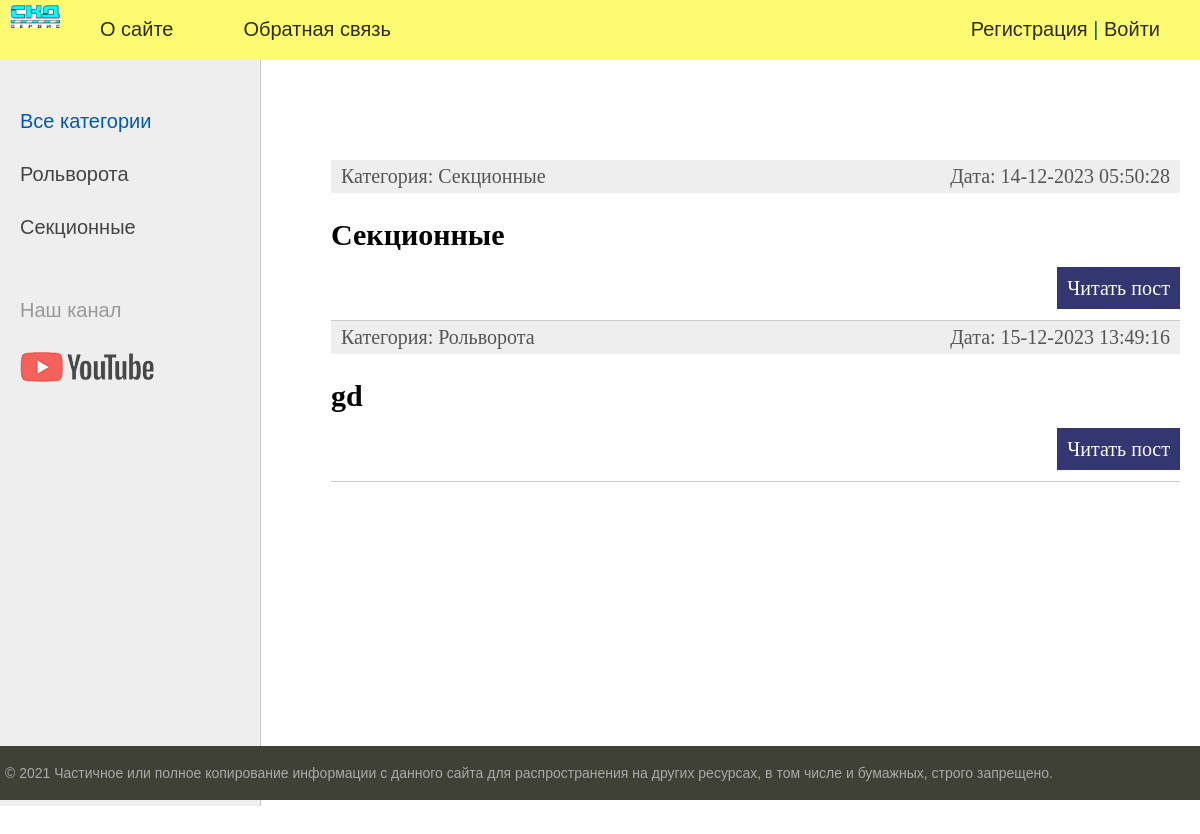
The page / on the database its author committed.
### gate1/models.py (models this page shows, shortened)
class Type_gate(models.Model):
    name = models.CharField(max_length=100, db_index=True, verbose_name='Тип')
    slug = models.SlugField(max_length=255, unique=True, db_index=True, verbose_name="URL")
    def __str__(self):
        return self.name
    def get_absolute_url(self):
        return reverse('category', kwargs={'cat_slug': self.slug})
    class Meta:
        verbose_name = 'Тип ворот'
        verbose_name_plural = 'Типы ворот'
        ordering = ['id']

class Model_gate(models.Model):
    title = models.CharField(max_length=255, verbose_name="Заголовок")
    slug = models.SlugField(max_length=255, unique=True, db_index=True, verbose_name="URL")
    content = models.TextField(blank=True)
    photo = models.ImageField(upload_to="photos/%Y/%m/%d/")
    time_create = models.DateTimeField(auto_now_add=True)
    time_update = models.DateTimeField(auto_now=True)
    is_published = models.BooleanField(default=True)
    Tep = models.ForeignKey('Type_gate', on_delete=models.PROTECT, verbose_name="Типы")
    def get_absolute_url(self):
        return reverse('post', kwargs={'post_slug': self.slug})
    class Meta:
        verbose_name = 'Модели ворот'
        verbose_name_plural = 'Модели ворот'
        ordering = ['id']

### gate1/views.py (the view)
# urls.py: path('', WomenHome.as_view(), name='home'),
class WomenHome(DataMixin, ListView):
    model = Model_gate
    template_name = 'gate1/index.html'
    context_object_name = 'posts'
    extra_context = {'title': 'Главная страница'}
    def get_context_data(self, *, object_list=None, **kwargs):
        context = super().get_context_data(**kwargs)
        c_def = self.get_user_context(title='Главная страница')
        return dict(list(context.items()) + list(c_def.items()))
    def get_queryset(self):
        return Model_gate.objects.filter(is_published=True).select_related('Tep')

### gate1/utils.py (called while the page is built)
    def  get_user_context(self,**kwargs):
        context = kwargs
        cats = cache.get('cats')
        if not cats:
             cats = Type_gate.objects.annotate(Count('model_gate'))
             cache.set('cats', cats, 60)
        user_menu = menu.copy()
        if not self.request.user.is_authenticated:
            user_menu.pop(1)
        context['menu'] = user_menu
        context['cats'] = cats
        if 'cat_selected' not in context:
            context['cat_selected'] = 0
        return context

### templates/gate1/index.html (shortened to what this page needs)
{% extends 'gate1/base.html' %}
{% block content %}
<ul class="list-articles">
	{% for p in posts %}
	        <li><div class="article-panel">
				<p class="first">Категория: {{p.Tep}}</p>
				<p class="last">Дата: {{p.time_update|date:"d-m-Y H:i:s"}}</p>
			</div>
			<h2>{{p.title}}</h2>
			<p class="link-read-post"><a href="{{ p.get_absolute_url }}">Читать пост</a></p>
			</li>
	{% endfor %}
</ul>
{% endblock %}

### templates/gate1/base.html (shortened to what this page needs)
{% load static %}
{% load women_tags %}
<!DOCTYPE html>
<html>
<head>
	<link type="text/css" href="{% static 'gate1/css/styles.css' %}" rel="stylesheet" />
</head>
<body>
<table class="table-page" border=0 cellpadding="0" cellspacing="0">
<tr><td valign=top>
{% block mainmenu %}
		<div class="header">
			<ul id="mainmenu" class="mainmenu">
			<li class="logo"><a href="{% url 'home' %}"><div class="logo"></div></a></li>
{% for m in menu %}
			<li><a href="{% url m.url_name %}">{{m.title}}</a></li>
{% endfor %}
			{% if request.user.is_authenticated %}
				<li class="last">{{ user.username}} | <a href="{% url 'logout' %}">Выйти</a></li>
				{% else %}
			    <li class="last"><a href="{% url 'register' %}">Регистрация</a> |
				                       <a href="{% url 'login' %}">Войти</a></li>
				{% endif %}
			</ul>
		</div>
{% endblock mainmenu %}
<table class="table-content" border=0 cellpadding="0" cellspacing="0">
<tr>
	<td valign="top" class="left-chapters">
	<ul id="leftchapters">
{% if cat_selected == 0 %}
		<li class="selected">Все категории</li>
{% else %}
		<li><a href="{% url 'home' %}">Все категории</a></li>
{% endif %}
{% for c in cats%}
{% if c.model_gate__count > 0 %}
		{% if c.pk == cat_selected %}
		       <li class="selected">{{c.name}}</li>
		{% else %}
		       <li><a href="{{ c.get_absolute_url}}">{{c.name}}</a> </li>
		{% endif %}
{% endif %}
{% endfor %}
		<li class="share">
		<p>Наш канал</p>
		<a class="share-yt" href="https://www.youtube.com/channel/UClJzWfGWuGJL2t-3dYKcHTA/playlists" target="_blank" rel="nofollow"></a>
		</li>
	</ul>
</td>
<td valign="top" class="content">
	<div class="content-text">
{% block content %}
{% endblock %}
	</div>
</td></tr></table>
</td></tr>
<tr><td valign=top>
	<div id="footer">
		<p>&copy; 2021 Частичное или полное копирование информации с данного сайта для распространения на других ресурсах, в том числе и бумажных, строго запрещено.</p>
	</div>
</td></tr></table>
</body>
</html>

### gate1/static/gate1/css/styles.css (style rules this page uses)
html, body { font-family: 'Arial'; margin: 0; padding: 0; height: 100%; width: 100%; color: #444; }
a { color: #0059b2; text-decoration: none; }
p.link-read-post { text-align: right; }
p.link-read-post a { padding: 10px; min-width: 100px; background: #333671; color: #fff; text-decoration: none; }
div.article-panel { background: #eee; padding: 5px 10px 5px 10px; box-sizing: border-box; overflow: hidden; color: #555; }
div.article-panel p.first { margin: 0; float: left; }
div.article-panel p.last { margin: 0; float: right; }
ul.list-articles { list-style: none; margin: 0; padding: 0; }
ul.list-articles li { border-bottom: 1px solid #ccc; }
.table-page { width: 100%; height: 100%; vertical-align: top; }
.table-page tr { height: 100%; }
.header { background: #fdfb72; height: 60px; }
.logo { background: url('../images/logo.png') no-repeat 10px 5px; width: 70px; height: 60px; }
ul.mainmenu { list-style: none; margin: 0; padding: 0; height: 60px; color: #026474; font-size: 20px; overflow: hidden; }
ul.mainmenu li { float: left; margin: 18px 40px 0 30px; }
ul.mainmenu li.logo { margin: 0; }
ul.mainmenu li.last { float: right; }
ul.mainmenu li a { color: #2d2c01; text-decoration: none; }
.table-content { width: 100%; min-height: 100%; height: 100%; }
.left-chapters { margin: 0; background: #eee; border-right: 1px solid #ccc; min-height: 100%; }
.left-chapters ul { width: 230px; min-height: 100%; margin: 0; padding: 20px 10px 10px 20px; list-style: none; font-size: 20px; }
.left-chapters ul li { margin: 30px 0 0 0; color: #999; }
.left-chapters ul li.selected { color: #0059b2; }
.left-chapters ul li a { color: #444; text-decoration: none; }
.left-chapters ul li.share { margin: 60px 0 0 0; }
.left-chapters ul li.share p { margin: 30px 0 30px 0; }
.left-chapters ul li.share a { display: inline-block; width: 40px; height: 40px; margin: 0 20px 0 0; }
.left-chapters ul li.share a.share-yt { width: 100%; height: 30px; background: url('../images/share_yt.png') no-repeat 0 0 }
.content { padding: 40px 20px 20px 40px; width: 100%; box-sizing: border-box; }
.content-text { margin: 60px 0 0 30px; color: #000; font-size: 20px; font-family: Yandex Sans Display Light; }
#footer { box-sizing: border-box; background: #3F4137; padding: 5px; color: #aaa; font-size: 14px; font-family: Verdana, Geneva, Arial, Helvetica; text-align: left; overflow: hidden; }

### rows shown on the page
Type_gate: name "Рольворота"
Type_gate: name "Секционные"
Model_gate: Tep "Секционные", time_update "14-12-2023 05:50:28", title "Секционные"
Model_gate: Tep "Рольворота", time_update "15-12-2023 13:49:16", title "gd"

### other values the page prints
{{ m.title }} "О сайте" "Обратная связь"
